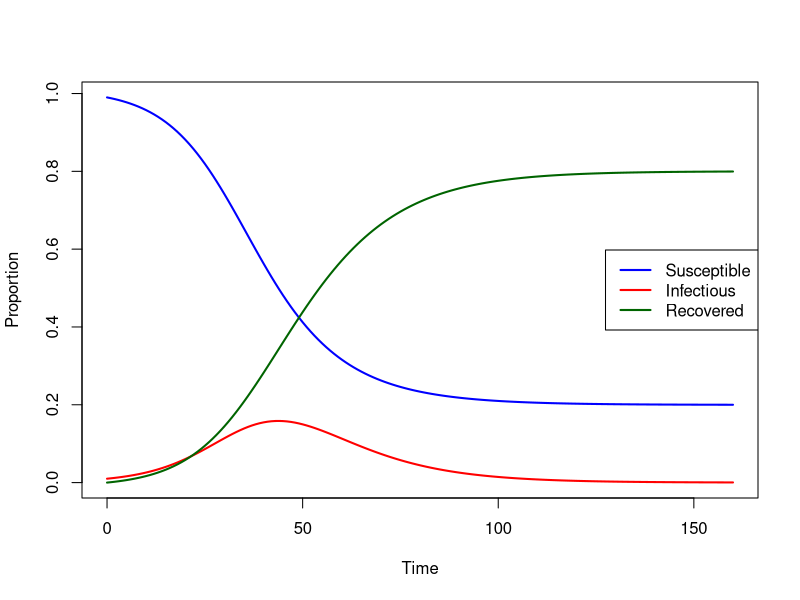
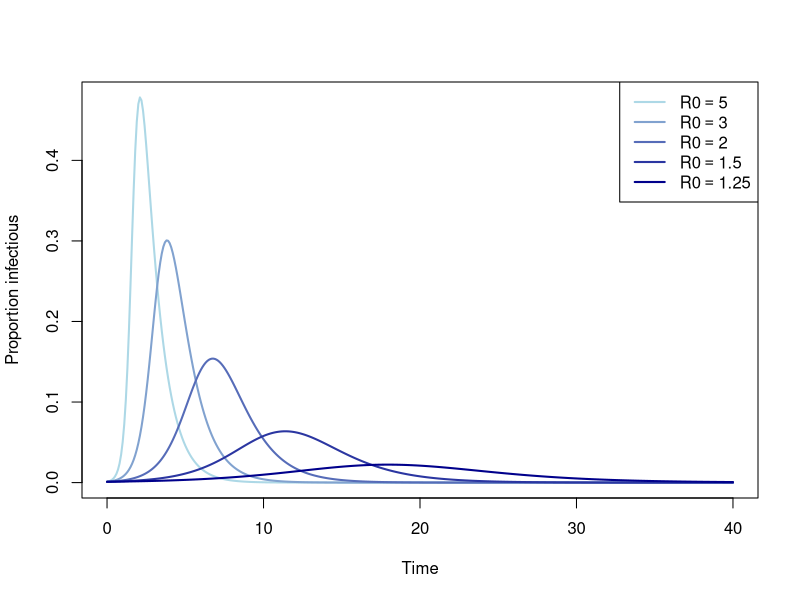
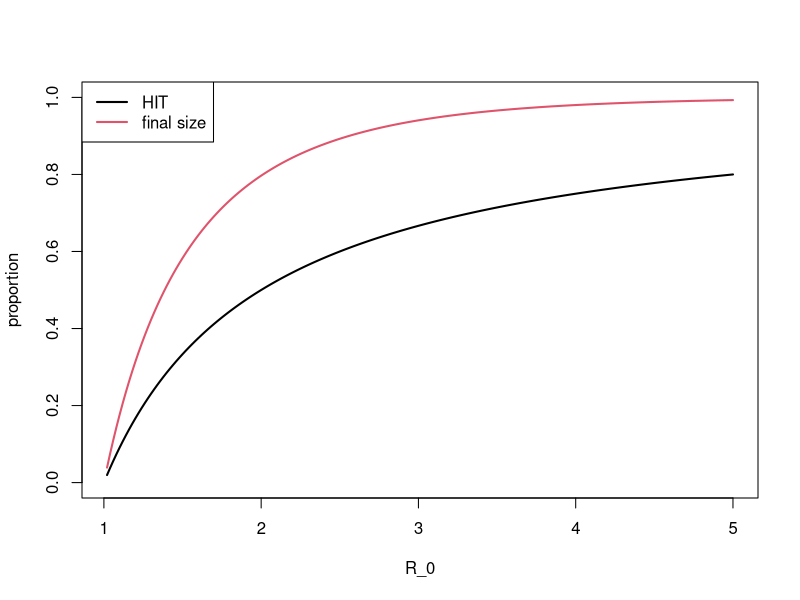
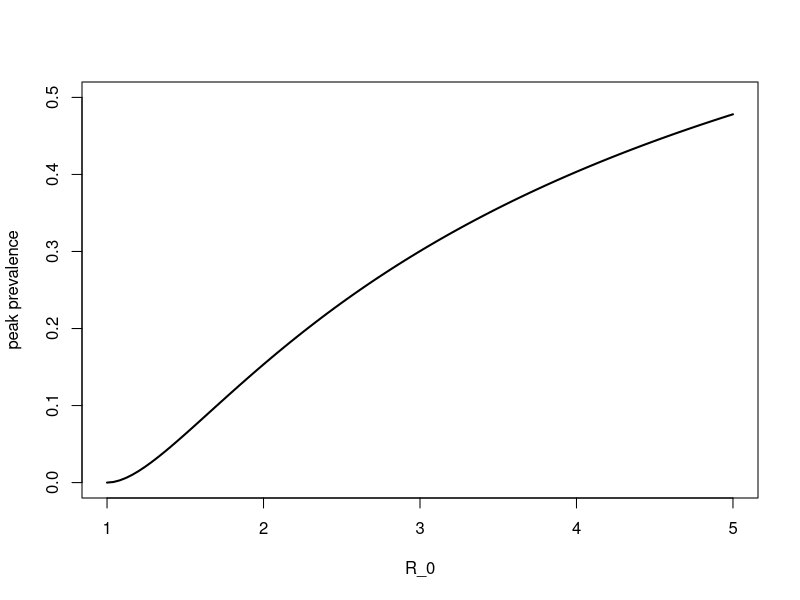

Recreate these plots in R, in order.
## ---- chunk 1
#| label: fig-SIR-solution
#| fig-cap: "Numerical solution of the SIR model with beta=0.2, gamma=0.1 and initial condition I(0)=0.01, S(0)=1-I(0)."
#| echo: false
#| warning: false
library(deSolve)

# Parameters
beta <- 0.2
gamma <- 0.1

params <- c(beta = beta,
            gamma = gamma)

# Initial conditions
init <- c(
  S = 0.99,
  I = 0.01
)

# Time points
times <- seq(0, 160, by = 1)

# SIR model function
sir_model <- function(t, state, parameters) {

  with(as.list(c(state, parameters)), {

    dS <- -beta * S * I
    dI <- beta * S * I - gamma * I

    list(c(dS, dI))
  })
}

# Numerical solution
out <- ode(y = init,
           times = times,
           func = sir_model,
           parms = params)

out <- as.data.frame(out)

out$R = 1 - out$S - out$I

# Plot
matplot(out$time,
        out[, c("S", "I", "R")],
        type = "l",
        lty = 1,
        lwd = 2,
        xlab = "Time",
        ylab = "Proportion",
        col = c("blue", "red", "darkgreen"))

legend("right",
       legend = c("Susceptible", "Infectious", "Recovered"),
       col = c("blue", "red", "darkgreen"),
       lty = 1,
       lwd = 2)
## ---- chunk 2
#| label: fig-SIR-nondim
#| fig-cap: "Solution for I(t) in the SIR model with different values of R0. Time is shown in units of the mean infectious period 1/gamma"
#| echo: false
library(deSolve)

# Parameters
R0_vals <- c(5, 3, 2, 1.5, 1.25)

# Initial conditions
init <- c(
  S = 0.999,
  I = 0.001
)

# Time points
times <- seq(0, 40, by = 0.1)

# SIR model function
sir_model <- function(t, state, parameters) {

  with(as.list(c(state, parameters)), {

    dS <- -R0 * S * I
    dI <- R0 * S * I - I

    list(c(dS, dI))
  })
}

# Plot
# Generate shades from light blue to dark blue
cols <- colorRampPalette(c("lightblue", "darkblue"))(length(R0_vals))

for (i in 1:length(R0_vals)) {

  R0 <- R0_vals[i]
  
  params <- c(R0 = R0)

  # Numerical solution
  out <- ode(y = init,
           times = times,
           func = sir_model,
           parms = params)

  out <- as.data.frame(out)

  if (i == 1) {
    matplot(out$time,
        out$I,
        type = "l",
        lty = 1,
        lwd = 2,
        xlab = "Time",
        ylab = "Proportion infectious",
        col = cols[1])
  } else{
  lines(out$time,
        out$I,
        col = cols[i],
        lwd = 2)    
  }

  
}
  
legend("topright",
       legend = lapply(R0_vals,
                       function(R0)
                         bquote(R0 == .(R0))),,
       col = cols,
       lwd = 2)
## ---- chunk 3
#| label: fig-SIR-final-size
#| fig-cap: "Dependence of herd immunity threshold and final epidemic size on R0 in an SIR model."
#| echo: false
# Define f(x,a)
f <- function(x, R0) {
  x + 1/R0*log(1-x)
}

# Values of R0
R0_vals <- seq(1.02, 5, length.out = 200)

# Solve f(x,R0)=0 for each R0
FS <- sapply(R0_vals, function(R0) {
  uniroot(
    function(x) f(x, R0),
    interval = c(0.01, 1)
  )$root
})

# Compute second solution
HIT <- 1-1/R0_vals

# Plot
plot(R0_vals, HIT,
     type = "l",
     ylim = c(0,1),
     lwd = 2,
     xlab = "R_0",
     ylab = "proportion",
     col = 1)

lines(R0_vals, FS, lwd = 2, col = 2)

legend("topleft",
       legend = c("HIT", "final size"),
       col = c(1, 2),
       lwd = 2)
## ---- chunk 4
#| label: fig-SIR-peak-prev
#| fig-cap: "Peak prevalence against R0 in an SIR epidemic initialised by introudcing a small number of infectives into an otherwise fully susceptible population."
#| echo: false
# Values of R0
R0_vals <- seq(1, 5, length.out = 100)

# Compute second solution
peakI <- 1-1/R0_vals*(1+log(R0_vals))

# Plot
plot(R0_vals, peakI,
     type = "l",
     ylim = c(0,0.5),
     lwd = 2,
     xlab = "R_0",
     ylab = "peak prevalence",
     col = 1)
